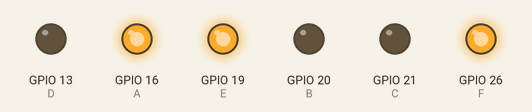
Bench run of a program on a simulated Raspberry Pi (BCM pin numbers). Parts: output pins drawn as LEDs (lit = HIGH). At 4.5 s the program stops and its outputs stay as they are.

Above: at 0.1 s.
At 0.6 s:
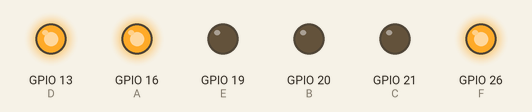
At 1.1 s:
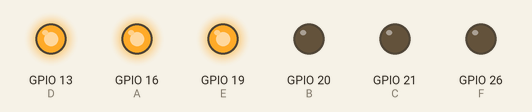
At 2.1 s:
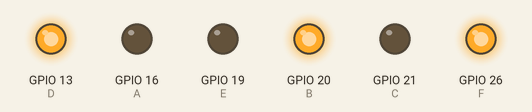
At 3.1 s:
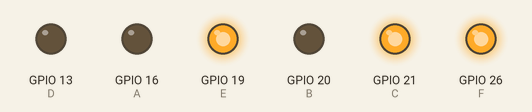
At 4.6 s:
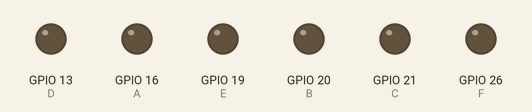
Timing chart, 0 to 6.0 s (numbered marks = the images above):
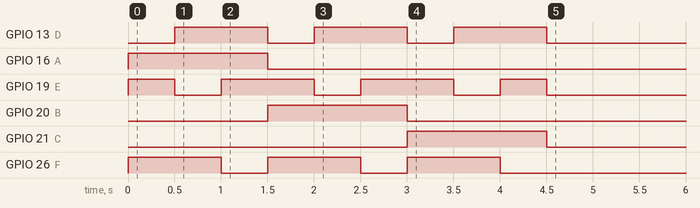

The program:

multi-lchika.py
```python
#!/usr/bin/python
# coding: utf-8

import RPi.GPIO as GPIO
import time

GPIO.setmode(GPIO.BCM)

A = 16
B = 20
C = 21

D = 13
E = 19
F = 26

GPIO.setup(A, GPIO.OUT)
GPIO.setup(B, GPIO.OUT)
GPIO.setup(C, GPIO.OUT)

GPIO.setup(D, GPIO.OUT)
GPIO.setup(E, GPIO.OUT)
GPIO.setup(F, GPIO.OUT)

# 1つ目 点灯
GPIO.output(A, 1)
GPIO.output(B, 0)
GPIO.output(C, 0)
GPIO.output(D, 0)
GPIO.output(E, 1)
GPIO.output(F, 1)
time.sleep(0.5)

# 2つ目 点灯
GPIO.output(A, 1)
GPIO.output(B, 0)
GPIO.output(C, 0)
GPIO.output(D, 1)
GPIO.output(E, 0)
GPIO.output(F, 1)
time.sleep(0.5)

# 3つ目 点灯
GPIO.output(A, 1)
GPIO.output(B, 0)
GPIO.output(C, 0)
GPIO.output(D, 1)
GPIO.output(E, 1)
GPIO.output(F, 0)
time.sleep(0.5)

# 4つ目 点灯
GPIO.output(A, 0)
GPIO.output(B, 1)
GPIO.output(C, 0)
GPIO.output(D, 0)
GPIO.output(E, 1)
GPIO.output(F, 1)
time.sleep(0.5)

# 5つ目 点灯
GPIO.output(A, 0)
GPIO.output(B, 1)
GPIO.output(C, 0)
GPIO.output(D, 1)
GPIO.output(E, 0)
GPIO.output(F, 1)
time.sleep(0.5)

# 6つ目 点灯
GPIO.output(A, 0)
GPIO.output(B, 1)
GPIO.output(C, 0)
GPIO.output(D, 1)
GPIO.output(E, 1)
GPIO.output(F, 0)
time.sleep(0.5)

# 7つ目 点灯
GPIO.output(A, 0)
GPIO.output(B, 0)
GPIO.output(C, 1)
GPIO.output(D, 0)
GPIO.output(E, 1)
GPIO.output(F, 1)
time.sleep(0.5)

# 8つ目 点灯
GPIO.output(A, 0)
GPIO.output(B, 0)
GPIO.output(C, 1)
GPIO.output(D, 1)
GPIO.output(E, 0)
GPIO.output(F, 1)
time.sleep(0.5)

# 9つ目 点灯
GPIO.output(A, 0)
GPIO.output(B, 0)
GPIO.output(C, 1)
GPIO.output(D, 1)
GPIO.output(E, 1)
GPIO.output(F, 0)
time.sleep(0.5)

GPIO.cleanup()
```

Measured:
- by itself, GPIO 13 (D): alternates HIGH for 1.0 s and LOW for 0.50 s
- by itself, GPIO 16 (A): LOW → HIGH at 0.00 s, → LOW 1.5 s later
- by itself, GPIO 19 (E): repeats every 1.5 s: LOW 0.50 s, HIGH 1.0 s
- by itself, GPIO 20 (B): LOW → HIGH at 1.5 s, → LOW 1.5 s later
- by itself, GPIO 21 (C): LOW → HIGH at 3.0 s, → LOW 1.5 s later
- by itself, GPIO 26 (F): alternates HIGH for 1.0 s and LOW for 0.50 s, 6 changes in all, then stays LOW
